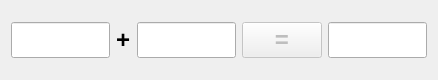
<?xml version="1.0" encoding="UTF-8"?>
<ui version="4.0">
 <class>CalculatorDialog</class>
 <widget class="QDialog" name="CalculatorDialog">
  <property name="geometry">
   <rect>
    <x>0</x>
    <y>0</y>
    <width>438</width>
    <height>80</height>
   </rect>
  </property>
  <property name="font">
   <font>
    <pointsize>18</pointsize>
   </font>
  </property>
  <property name="windowTitle">
   <string>加法计算器</string>
  </property>
  <layout class="QHBoxLayout" name="horizontalLayout">
   <item>
    <widget class="QLineEdit" name="m_editX">
     <property name="alignment">
      <set>Qt::AlignRight|Qt::AlignTrailing|Qt::AlignVCenter</set>
     </property>
    </widget>
   </item>
   <item>
    <widget class="QLabel" name="label">
     <property name="font">
      <font>
       <weight>75</weight>
       <bold>true</bold>
      </font>
     </property>
     <property name="text">
      <string>+</string>
     </property>
    </widget>
   </item>
   <item>
    <widget class="QLineEdit" name="m_editY">
     <property name="alignment">
      <set>Qt::AlignRight|Qt::AlignTrailing|Qt::AlignVCenter</set>
     </property>
    </widget>
   </item>
   <item>
    <widget class="QPushButton" name="m_btnCalc">
     <property name="enabled">
      <bool>false</bool>
     </property>
     <property name="font">
      <font>
       <weight>75</weight>
       <bold>true</bold>
      </font>
     </property>
     <property name="text">
      <string>=</string>
     </property>
    </widget>
   </item>
   <item>
    <widget class="QLineEdit" name="m_editZ">
     <property name="alignment">
      <set>Qt::AlignRight|Qt::AlignTrailing|Qt::AlignVCenter</set>
     </property>
     <property name="readOnly">
      <bool>true</bool>
     </property>
    </widget>
   </item>
  </layout>
 </widget>
 <resources/>
 <connections/>
</ui>
